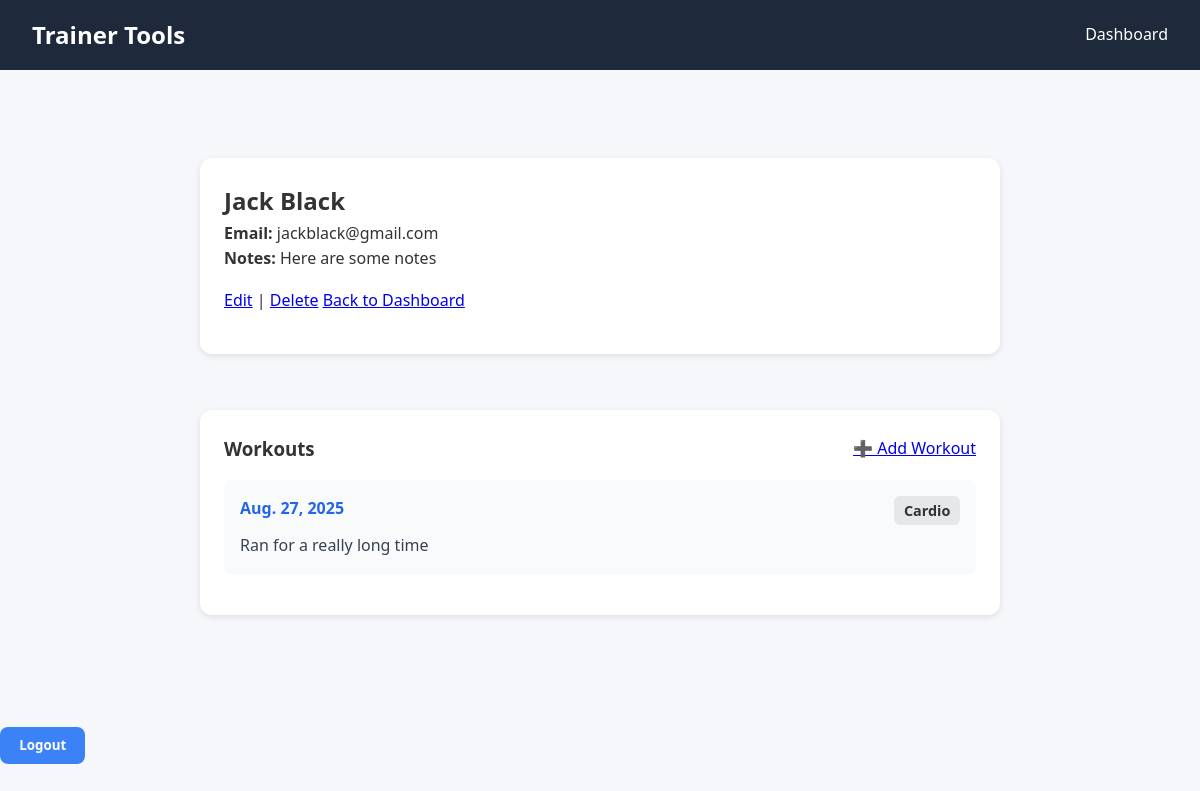
The app's page /client/1 (signed in) with its own data.
### core/models.py (models this page shows, shortened)
class Client(models.Model):
    trainer = models.ForeignKey(User, on_delete=models.CASCADE, related_name="clients")
    first_name = models.CharField(max_length=100)
    last_name = models.CharField(max_length=100)
    email = models.EmailField(blank=True, null=True)
    phone = models.CharField(max_length=20, blank=True, null=True)
    notes = models.TextField(blank=True, null=True)

class Workout(models.Model):
    WORKOUT_TYPES = [
        ("cardio", "Cardio"),
        ("strength", "Strength Training"),
        ("flexibility", "Flexibility"),
        ("mobility", "Mobility"),
        ("other", "Other"),
    ]
    client = models.ForeignKey(Client, on_delete=models.CASCADE, related_name="workouts")
    date = models.DateField()
    workout_type = models.CharField(max_length=20, choices=WORKOUT_TYPES)
    description = models.TextField()

### core/views.py (the view)
# urls.py: path("client/<int:pk>", views.client_detail, name="client_detail"),
@login_required
def client_detail(request, pk):
    client = get_object_or_404(Client, pk=pk, trainer=request.user)
    return render(request, "core/client_detail.html", {"client": client})

### core/templates/core/client_detail.html (shortened to what this page needs)
{% extends "core/base.html" %}
{% block content %}
    <div class="client-detail">
        <div class="card">
            <h2>{{ client.first_name }} {{ client.last_name }}</h2>
            <p><strong>Email: </strong> {{ client.email }}</p>
            <p><strong>Notes: </strong> {{ client.notes }}</p>
            <div class="actions">
                <a href="{% url 'edit_client' client.pk %}">Edit</a> |
                <a href="{% url 'delete_client' client.pk %}">Delete</a>
                <a href="{% url 'dashboard' %}">Back to Dashboard</a>
            </div>
        </div>
        <div class="card">
            <div class="header-row">
                <h3>Workouts</h3>
                <a href="{% url 'add_workout' client.pk %}">➕ Add Workout</a>
            </div>
            {% if client.workouts.all %}
                <ul class="workout-list">
                    {% for workout in client.workouts.all %}
                        <li class="workout-item">
                            <div class="workout-header">
                            <span class="workout-date">{{ workout.date }}</span>
                            <span class="workout-type">{{ workout.get_workout_type_display }}</span>
                        </div>
                        <p class="workout-desc">{{ workout.description }}</p>
                        </li>
                    {% endfor %}
                </ul>
            {% else %}
                <p class="empty">No Workouts yet.</p>
            {% endif %}
    </div>
{% endblock %}

### core/static/core/styles.css (style rules this page uses)
* { margin: 0; padding: 0; box-sizing: border-box; font-family: "Segoe UI", Roboto, Helvetica, Arial, sans-serif; }
body { background-color: #f5f7fa; color: #333; line-height: 1.6; padding: 0; margin: 0; }
.card { background: white; border-radius: 0.75rem; box-shadow: 0 2px 8px rgba(0,0,0,0.05); padding: 1.5rem; margin-bottom: 1.5rem; }
.actions { margin: 1rem 0; }
.card { background: white; border-radius: 0.75rem; padding: 1.5rem; box-shadow: 0 2px 6px rgba(0,0,0,0.1); }
.client-detail { max-width: 800px; margin: 2rem auto; display: flex; flex-direction: column; gap: 2rem; }
.header-row { display: flex; justify-content: space-between; align-items: center; margin-bottom: 1rem; }
.workout-list { list-style: none; padding: 0; margin: 0; }
.workout-item { background: #f9fafb; border-radius: 0.5rem; padding: 1rem; margin-bottom: 1rem; transition: background 0.2s ease; }
.workout-header { display: flex; justify-content: space-between; font-weight: 600; margin-bottom: 0.5rem; }
.workout-date { color: #2563eb; }
.workout-type { background: #e5e7eb; padding: 0.2rem 0.6rem; border-radius: 0.4rem; font-size: 0.9rem; }
.workout-desc { margin: 0; color: #374151; }

### records on screen
Client: first_name "Jack", last_name "Black", email "jackblack@gmail.com", notes "Here are some notes"
Workout: date "Aug. 27, 2025", workout_type "Cardio", description "Ran for a really long time"
